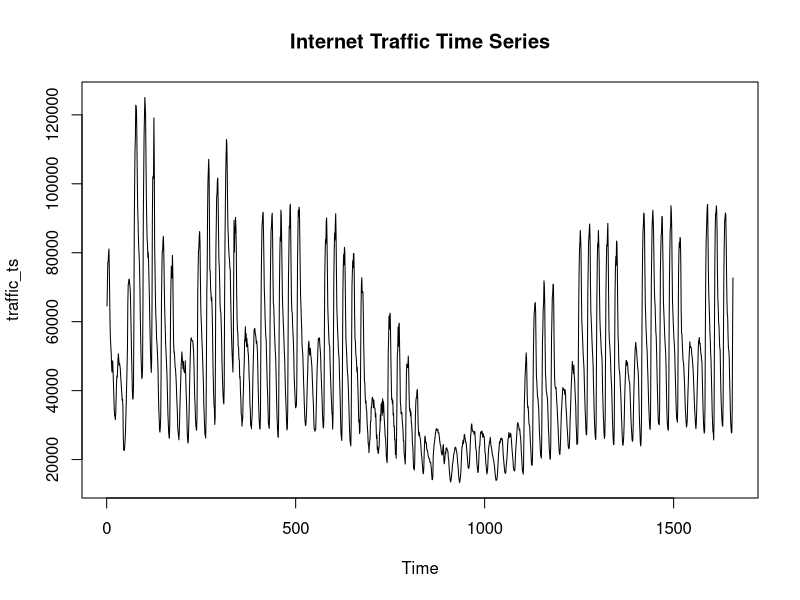
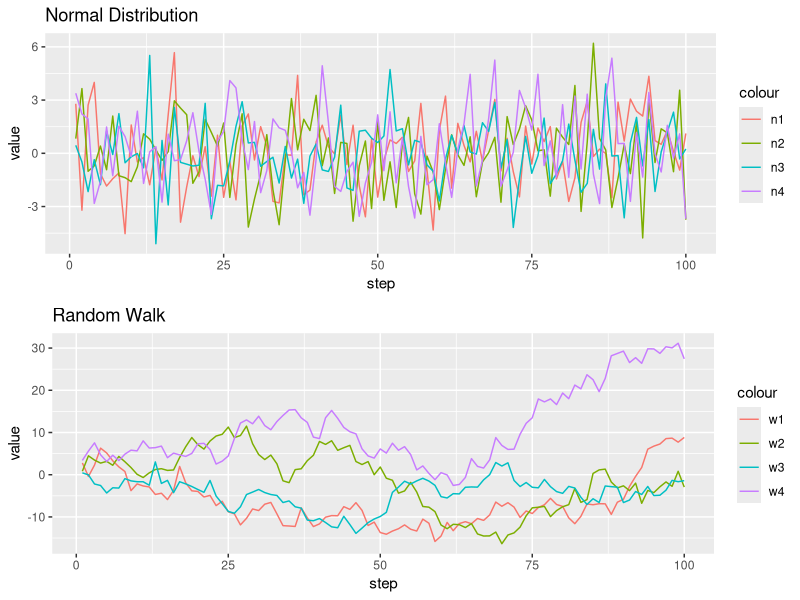

Write R code to recreate these figures, in order.
####################################################################
#### Setup
####################################################################
## Install and load libraries
ipak <- function(pkg) {
  new.pkg <- pkg[!(pkg %in% installed.packages()[, "Package"])]
  if (length(new.pkg)) 
    install.packages(new.pkg, dependencies = TRUE)
  sapply(pkg, require, character.only = TRUE)
}

packages <- c("ggplot2", "reshape2", "gridExtra", "TSA")
ipak(packages)

####################################################################
#### Problem 2
####################################################################
traffic = read.csv("internet.traffic.csv")
traffic_ts = as.ts(traffic[,2])
plot(traffic_ts, main="Internet Traffic Time Series")
# Traffic dips significantly around christmas & new year
# Peaks seem to occur between 10AM - 3PM

####################################################################
#### Problem 5
####################################################################

## Part A
idx = 1:100
n1 = rnorm(100, mean = 0, sd = 2)
n2 = rnorm(100, mean = 0, sd = 2)
n3 = rnorm(100, mean = 0, sd = 2)
n4 = rnorm(100, mean = 0, sd = 2)
norm = data.frame(idx, n1,n2,n3,n4)

norm_plot = ggplot(norm, aes(idx)) + 
  geom_line(aes(y = n1, colour = "n1")) + 
  geom_line(aes(y = n2, colour = "n2")) + 
  geom_line(aes(y = n3, colour = "n3")) + 
  geom_line(aes(y = n4, colour = "n4")) +
  ggtitle("Normal Distribution") +
  xlab("step") +
  ylab("value")

## Part B
w1 = cumsum(n1)
w2 = cumsum(n2)
w3 = cumsum(n3)
w4 = cumsum(n4)
walk = data.frame(idx, w1,w2,w3,w4)

walk_plot = ggplot(walk, aes(idx)) + 
  geom_line(aes(y = w1, colour = "w1")) + 
  geom_line(aes(y = w2, colour = "w2")) + 
  geom_line(aes(y = w3, colour = "w3")) + 
  geom_line(aes(y = w4, colour = "w4")) +
  ggtitle("Random Walk") +
  xlab("step") +
  ylab("value")

grid.arrange(norm_plot, walk_plot)
